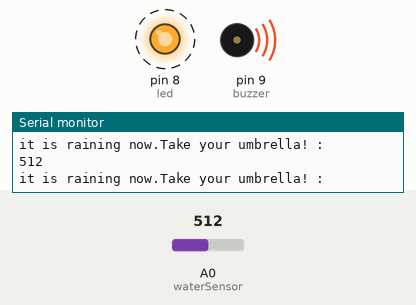
Simulated run of this sketch. Board: Arduino Uno, built with avr-gcc and run on an emulated ATmega328P. Parts: output pins drawn as LEDs (lit = HIGH), buzzer (waves = sounding, pin HIGH), the last lines printed to the serial monitor. Dashed ring = blinking. Inputs (shaded band) come from the test bench; at power-on: A0 (waterSensor) = 512.

Above: at 1.25 s.
1.3 s: A0 (waterSensor) set to 207
4.3 s: A0 (waterSensor) set to 186
At 5.2 s:
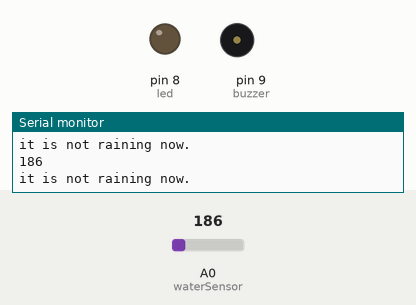
5.9 s: A0 (waterSensor) set to 306
At 6.2 s:
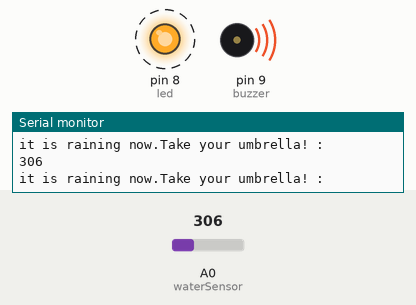
8.9 s: A0 (waterSensor) set to 122
Timing chart, 0 to 11.4 s (numbered marks = the images above; inputs shaded):
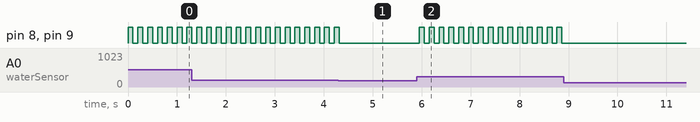

Measured:
- the behaviour switches between 200 and 199 on A0 (waterSensor) (found by bisection; images 0 and 1)
- after the input at 4.3 s, pin 8 (led), pin 9 (buzzer): goes on until 4.3 s, then stays LOW
- after the input at 5.9 s, pin 8 (led), pin 9 (buzzer): alternates HIGH for 0.10 s and LOW for 0.10 s, starting after 0.05 s
- after the input at 8.9 s, pin 8 (led), pin 9 (buzzer): stops changing and stays LOW
- by itself, pin 8 (led), pin 9 (buzzer): alternates HIGH for 0.10 s and LOW for 0.10 s

The sketch:

Water_Sensor.ino
```cpp
#define waterSensor A0    // Get the data from  AO pin of Ardunio UNO
#define buzzer 9          // Give the output from pin 9 to buzzer to get a warning signal
#define led 8             // Give the output from pin 8 to led to get a warning signal
const int boundary = 200;   // Detect a limit for warning.

void setup() {
  Serial.begin(9600);     //  Start a communication with Ardunio and your PC
  pinMode(buzzer,OUTPUT);    // Say that it is a  digital output.
  pinMode(led,OUTPUT);      // Say that is a  digital output.
}

void loop() {
  int sensorValue = analogRead(waterSensor);   // Read the datas from water sensor.
  Serial.println(sensorValue);                 // write the datas to Serial Monitor

  if(sensorValue >= boundary )                 // If the  readen values from sensor are higher than our limit value.
  {
    Serial.println("it is raining now.Take your umbrella! :");    //  Write to the serial monitor that it is working.
    digitalWrite(buzzer,HIGH);                          // Buzzer is working.
    digitalWrite(led,HIGH);                             // Led flashes.
    delay(100);
    digitalWrite(buzzer,LOW);
    digitalWrite(led,LOW);
    delay(100);
  }
  else                                      // if not , buzzer and led is not working.
  {
    digitalWrite(buzzer,LOW);
    digitalWrite(led,LOW);
    Serial.println("it is not raining now. ");
  }
}
```
